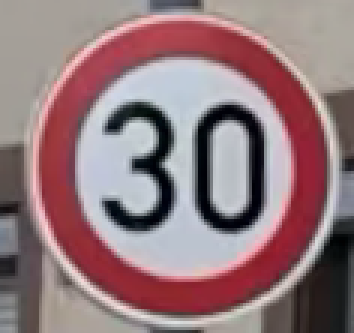
#> input picture Reduced pictures/1/IMG_1205.PNG, 118 x 111 px, found by its file name (shown 3 times larger); its folder holds only this picture in this run
$ python HandCuffCutOff.py
#> lines starting #> are read from the running program, lines starting #| are printed output that depends on the picture
#nicht fertig
import cv2
from matplotlib import pyplot as plt
import numpy as np
import os
from PIL import Image, ImageEnhance

input_folders = [1, 2, 4, 7, 11, 12, 13, 14, 15, 17, 18, 21, 22, 23, 26, 27, 32, 33, 35, 38]

base_input_dir = 'Reduced pictures'

base_output_dir = 'Generated Pictures\HistogramCut'

def save_image_with_suffix(img, output_folder, base_filename, suffix):
    output_image_path = os.path.join(output_folder, f"{base_filename}_{suffix}.png")
    img.save(output_image_path)
    print(f"Bild gespeichert: {output_image_path}")


def bearbeiten3(input_image_path, output_folder, base_filename):
#> called with input_image_path = 'Reduced pictures/1/IMG_1205.PNG', output_folder = 'Generated Pictures\\HistogramCut/1', base_filename = 'IMG_1205'
    print(f"Bearbeite Bild: {input_image_path}")
    try:
        with Image.open(input_image_path) as img:
#> img is the input picture: PIL image 118x111 RGBA; mean R, G, B, A 147.3, 120.7, 124.6, 255
            image = img.convert('RGB')
            np_image = np.array(image)
            alpha = 100 / 255.0
            beta = 150 / 255.0
            new_img = cv2.normalize(np_image, None, alpha * 255, beta * 255, cv2.NORM_MINMAX)
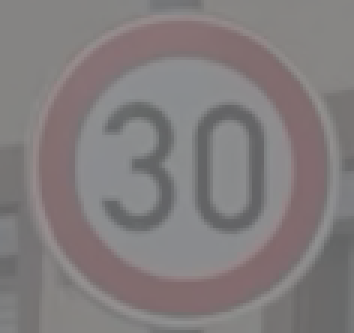
#> new_img: shape (111, 118, 3) (shown 3 times larger); mean R, G, B 129.7, 124.3, 125.1
            new_image = Image.fromarray(new_img)
            save_image_with_suffix(new_image, output_folder, base_filename, 'histogram_cut')
            print("Penis")
            print(f"Bild gespeichert: {output_folder}")
    except Exception as e:
        print(f"Fehler beim Bearbeiten von {input_image_path}: {e}")


for folder_number in input_folders:
    input_folder = os.path.join(base_input_dir, str(folder_number))
    output_folder = os.path.join(base_output_dir, str(folder_number))
    os.makedirs(output_folder, exist_ok=True)
    print("First step Done")

#> (the run stopped early here; a loop or call above may not have finished)
